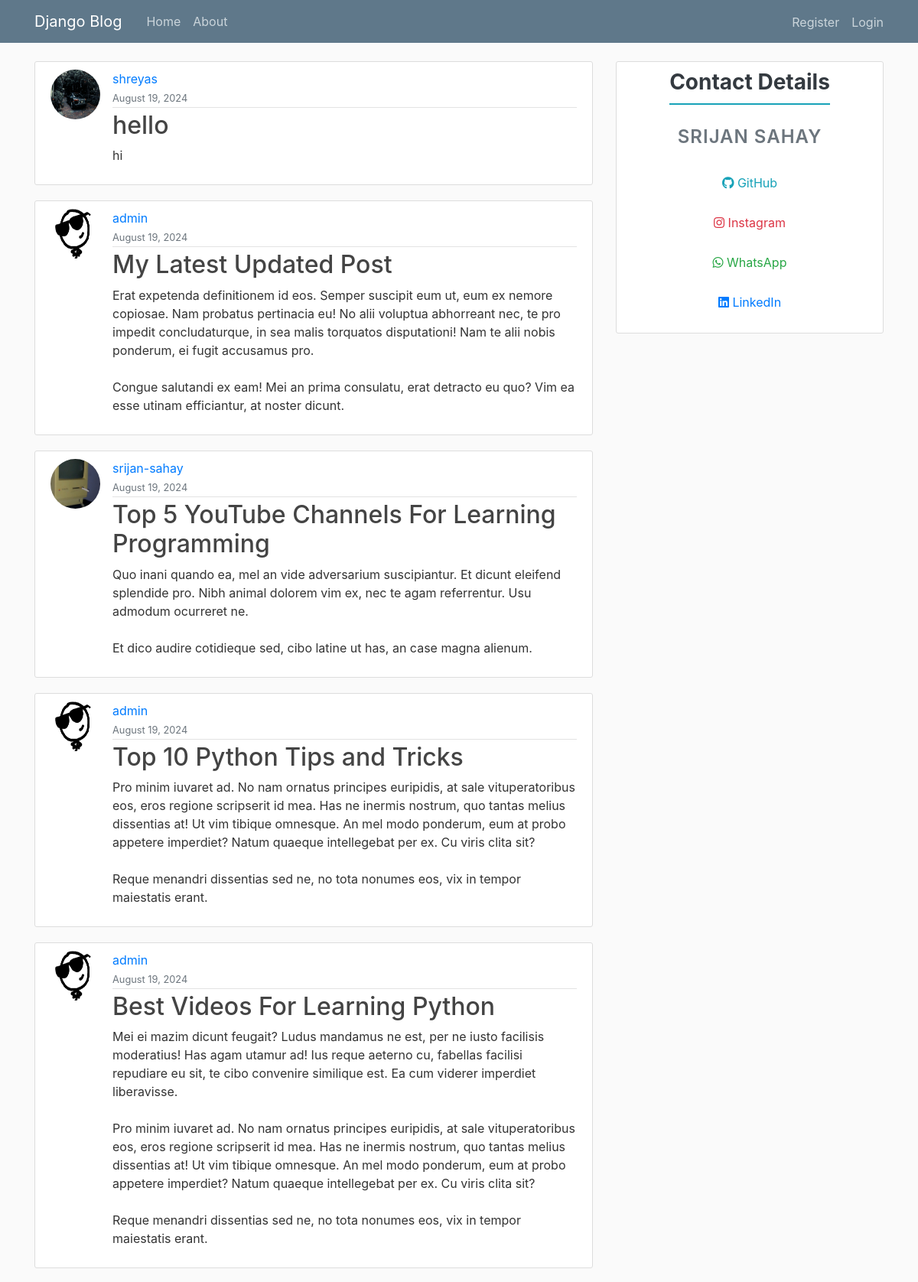
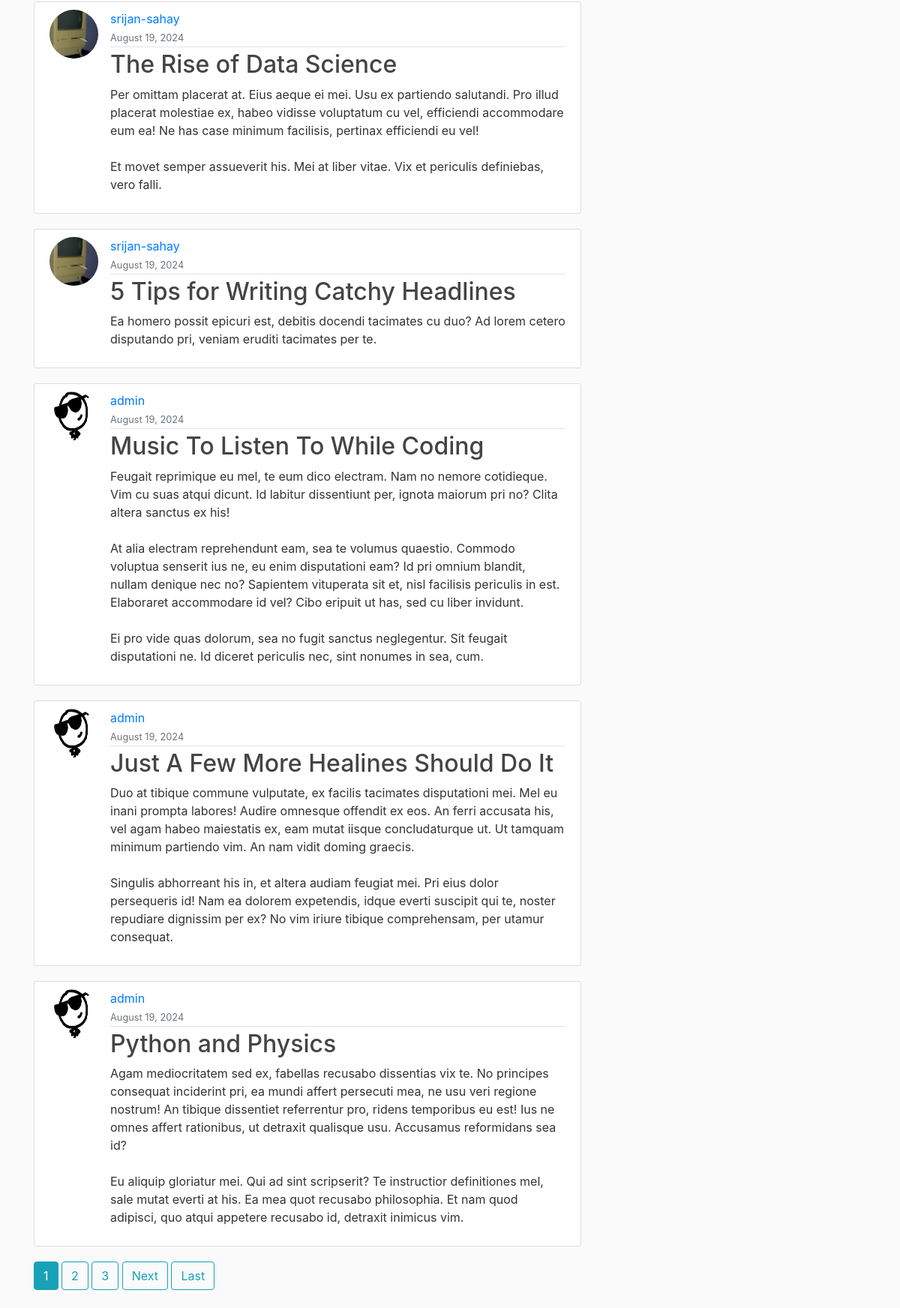
/, run on an earlier commit of the app's database (2 pictures, top to bottom).
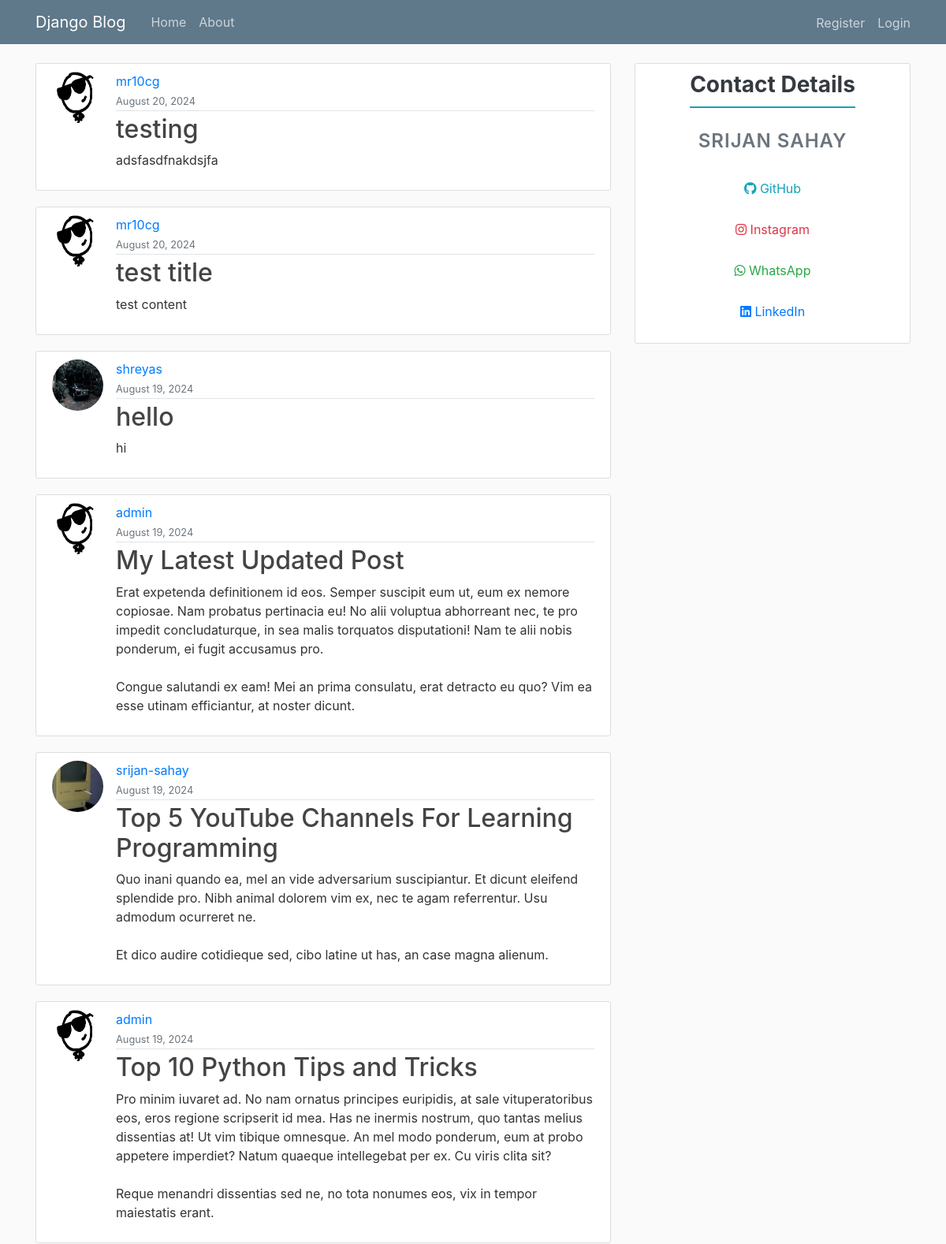
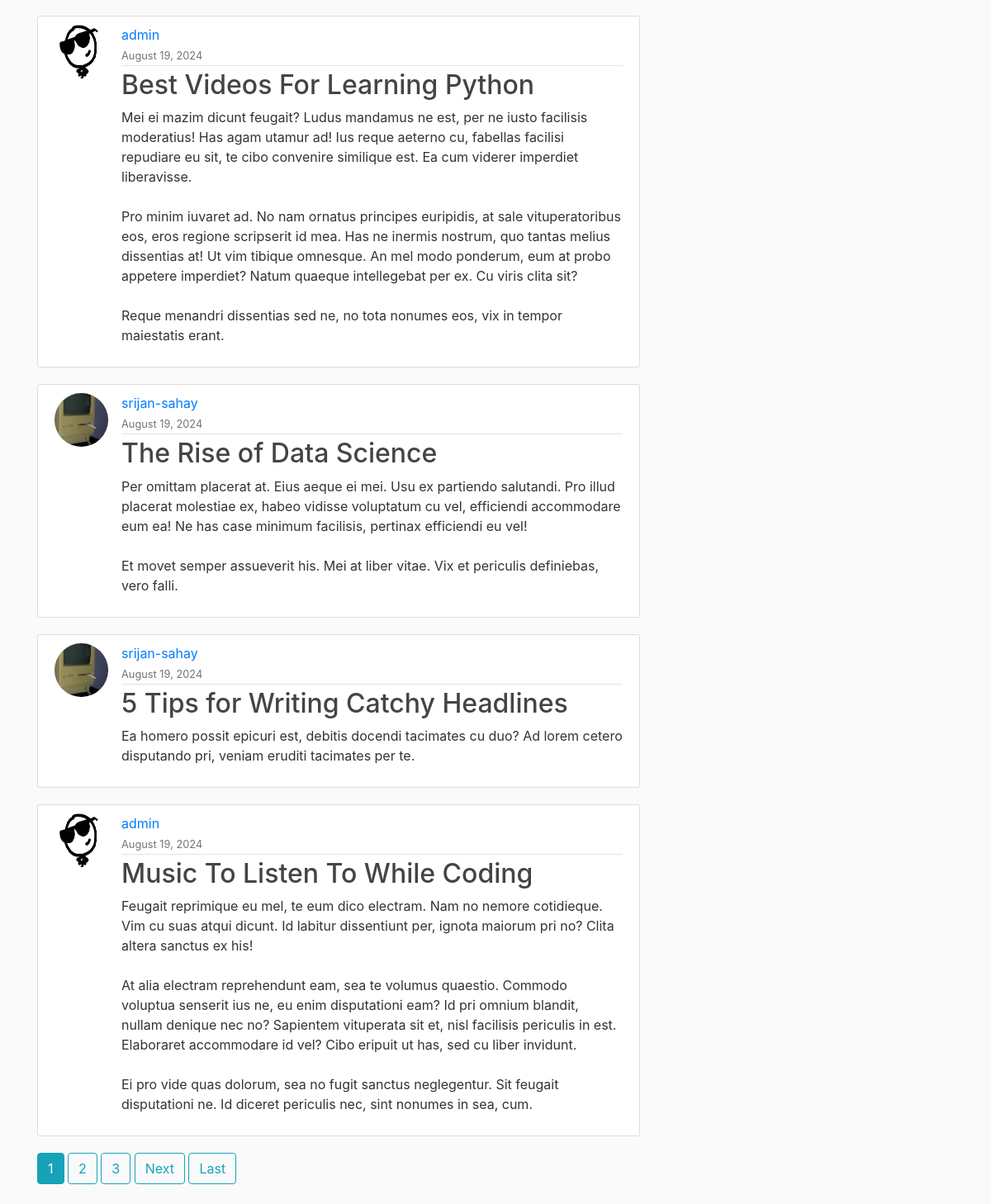
And on a later commit of the database (2 pictures, top to bottom).
### blog/models.py (models this page shows, shortened)
class Post(models.Model):
    title = models.CharField(max_length=100)
    content = models.TextField()
    date_posted = models.DateTimeField(default=timezone.now)
    author = models.ForeignKey(User, on_delete=models.CASCADE)
    likes = models.ManyToManyField(User, related_name="post_likes", blank=True)
    dislikes = models.ManyToManyField(User, related_name="post_dislike", blank=True)
    image = models.ImageField(upload_to="post_media", blank=True, null=True)

### users/models.py (models this page shows, shortened)
class Profile(models.Model):
    user = models.OneToOneField(User, on_delete=models.CASCADE)
    image = models.ImageField(default="default.png", upload_to="profile_pics")

### blog/views.py (the view)
# urls.py: path("", PostListview.as_view(), name="blog-home"),
class PostListview(ListView):
    model = Post
    template_name = 'blog/home.html'
    context_object_name = 'posts'
    ordering = ['-date_posted']
    paginate_by = 10

### blog/templates/blog/home.html (shortened to what this page needs)
{% extends "blog/base.html" %}
{% block content %}
  {% for post in posts %}
    <article class="media content-section">
      <img class="rounded-circle article-img" src="{{ post.author.profile.image.url }}" >
      <div class="media-body">
        <div class="article-metadata d-flex justify-content-between align-items-center">
          <div>
            <a class="mr-2" href="{% url 'user-posts' post.author.username %}">{{ post.author }}</a>
            <br>
            <small class="text-muted">{{ post.date_posted|date:"F d, Y" }}</small>
          </div>
        </div>
        <h2><a class="article-title" href="{% url "post-detail" post.id %}">{{ post.title }}</a></h2>
        <p class="article-content">{{ post.content }}</p>
      </div>
    </article>
  {% endfor %}
  {% if is_paginated %}
    {% for num in page_obj.paginator.page_range %}
      {% if page_obj.number == num %}
        <a class="btn btn-info mb-4" href="?page={{ num }}">{{ num }}</a>
      {% elif num > page_obj.number|add:'-3' and num < page_obj.number|add:'3' %}
        <a class="btn btn-outline-info mb-4" href="?page={{ num }}">{{ num }}</a>
      {% endif %}
    {% endfor %}
    {% if page_obj.has_next %}
      <a class="btn btn-outline-info mb-4" href="?page={{ page_obj.next_page_number }}">Next</a>
      <a class="btn btn-outline-info mb-4" href="?page={{ page_obj.paginator.num_pages }}">Last</a>
    {% endif %}
  {% endif %}
{% endblock content %}

### blog/templates/blog/base.html (shortened to what this page needs)
{% load static %}
<!DOCTYPE html>
<html>
  <head>
    <link rel="stylesheet" href="https://cdnjs.cloudflare.com/ajax/libs/font-awesome/5.15.4/css/all.min.css">
    <link rel="stylesheet" href="https://cdn.jsdelivr.net/npm/bootstrap@4.0.0/dist/css/bootstrap.min.css">
    <link rel="stylesheet" type="text/css" href="{% static 'blog/main.css' %}">
  </head>
  <body>
    <header class="site-header">
      <nav class="navbar navbar-expand-md navbar-dark bg-steel fixed-top">
        <div class="container">
          <a class="navbar-brand mr-4" href="/">Django Blog</a>
          <div class="collapse navbar-collapse" id="navbarToggle">
            <div class="navbar-nav mr-auto">
              <a class="nav-item nav-link" href="{% url 'blog-home' %}">Home</a>
              <a class="nav-item nav-link" href="{% url 'blog-about' %}">About</a>
            </div>
            <div class="navbar-nav">
              {% if user.is_authenticated %}
                <form action="{% url 'post-create' %}" style="display: inline;">
                  {% csrf_token %}
                  <button type="submit" class="nav-item nav-link btn btn-link" style="display: inline; padding: 0; border: none; background: none;">New Post </button>
                </form>
                <div class="nav-item nav-link"> </div>
                <form action="{% url 'profile' %}" style="display: inline;">
                  {% csrf_token %}
                  <button type="submit" class="nav-item nav-link btn btn-link" style="display: inline; padding: 0; border: none; background: none;">Profile</button>
                </form>
                <div class="nav-item nav-link"> </div>
                <form method="post" action="{% url 'logout' %}" style="display: inline;">
                  {% csrf_token %}
                  <button type="submit" class="nav-item nav-link btn btn-link" style="display: inline; padding: 0; border: none; background: none;">Logout</button>
                </form>
              {% else %}
              <form  action="{% url 'register' %}" style="display: inline;">
                <button type="submit" class="nav-item nav-link btn btn-link" style="display: inline; padding: 0; border: none; background: none;">Register</button>
              </form>
              <div class="nav-item nav-link"> </div>
              <form  action="{% url 'login' %}" style="display: inline;">
                <button type="submit" class="nav-item nav-link btn btn-link" style="display: inline; padding: 0; border: none; background: none;">Login</button>
              </form>
              {% endif %}
            </div>
          </div>
        </div>
      </nav>
    </header>
    <main role="main" class="container">
      <div class="row">
        <div class="col-md-8">
          {% block content %}{% endblock %}
        </div>
        <div class="col-md-4">
          <div class="content-section text-center">
              <h3 class="contact-heading mb-4">Contact Details</h3>
              <p class="text-muted contact-name">Srijan Sahay</p>
              <ul class="list-group">
                  <a href="https://github.com/SrijanSahay05" class="list-group-item btn btn-outline-info mb-2">
                      <i class="fab fa-github"></i> GitHub
                  </a>
                  <a href="https://www.instagram.com/srijan.sahay05/" class="list-group-item btn btn-outline-danger mb-2">
                      <i class="fab fa-instagram"></i> Instagram
                  </a>
                  <a href="https://wa.me/918271699444" class="list-group-item btn btn-outline-success mb-2">
                      <i class="fab fa-whatsapp"></i> WhatsApp
                  </a>
                  <a href="https://www.linkedin.com/in/srijan-sahay-7a8134315/" class="list-group-item btn btn-outline-primary mb-2">
                      <i class="fab fa-linkedin"></i> LinkedIn
                  </a>
              </ul>
          </div>
      </div>
      </div>
    </main>
  </body>
</html>

### blog/static/blog/main.css (style rules this page uses)
body { background: #fafafa; color: #333333; margin-top: 5rem; }
h1, h2, h3, h4, h5, h6 { color: #444444; }
ul { margin: 0; }
.bg-steel { background-color: #5f788a; }
.site-header .navbar-nav .nav-link { color: #cbd5db; }
.content-section { background: #ffffff; padding: 10px 20px; border: 1px solid #dddddd; border-radius: 3px; margin-bottom: 20px; }
.article-title { color: #444444; }
.article-content { white-space: pre-line; }
.article-img { height: 65px; width: 65px; margin-right: 16px; }
.article-metadata { padding-bottom: 1px; margin-bottom: 4px; border-bottom: 1px solid #e3e3e3 }
.contact-heading { font-size: 1.75rem; font-weight: bold; color: #343a40; border-bottom: 2px solid #17a2b8; display: inline-block; padding-bottom: 10px; }
.contact-name { font-size: 1.5rem; font-weight: 600; color: #007bff; letter-spacing: 1px; text-transform: uppercase; margin-bottom: 20px; }
.list-group-item { display: block; padding: 10px; width: 100%; text-align: center; transition: background-color 0.3s ease, color 0.3s ease; border: none; }
.btn { transition: background-color 0.3s ease, color 0.3s ease; }

What changed in the data, as far as the page shows it:
no longer on this page (row unchanged): Post: author.profile.image (placeholder picture), author "admin", date_posted "August 19, 2024", title "Just A Few More Healines Should Do It", content "Duo at tibique commune vulputate, ex facilis tacimates disputationi mei. Mel eu inani prompta labores! Audire omnesque offendit ex eos. An ferri accusata his, vel agam habeo maiestatis ex, eam mutat iisque concludaturque ut. Ut tamquam minimum partiendo vim. An nam vidit doming graecis. Singulis abhorreant his in, et altera audiam feugiat mei. Pri eius dolor persequeris id! Nam ea dolorem expetendis, idque everti suscipit qui te, noster repudiare dignissim per ex? No vim iriure tibique comprehensam, per utamur consequat."
no longer on this page (row unchanged): Post: author.profile.image (placeholder picture), author "admin", date_posted "August 19, 2024", title "Python and Physics", content "Agam mediocritatem sed ex, fabellas recusabo dissentias vix te. No principes consequat inciderint pri, ea mundi affert persecuti mea, ne usu veri regione nostrum! An tibique dissentiet referrentur pro, ridens temporibus eu est! Ius ne omnes affert rationibus, ut detraxit qualisque usu. Accusamus reformidans sea id? Eu aliquip gloriatur mei. Qui ad sint scripserit? Te instructior definitiones mel, sale mutat everti at his. Ea mea quot recusabo philosophia. Et nam quod adipisci, quo atqui appetere recusabo id, detraxit inimicus vim."
added Post: author.profile.image (placeholder picture), author "mr10cg", date_posted "August 20, 2024", title "testing", content "adsfasdfnakdsjfa"
added Post: author.profile.image (placeholder picture), author "mr10cg", date_posted "August 20, 2024", title "test title", content "test content"
